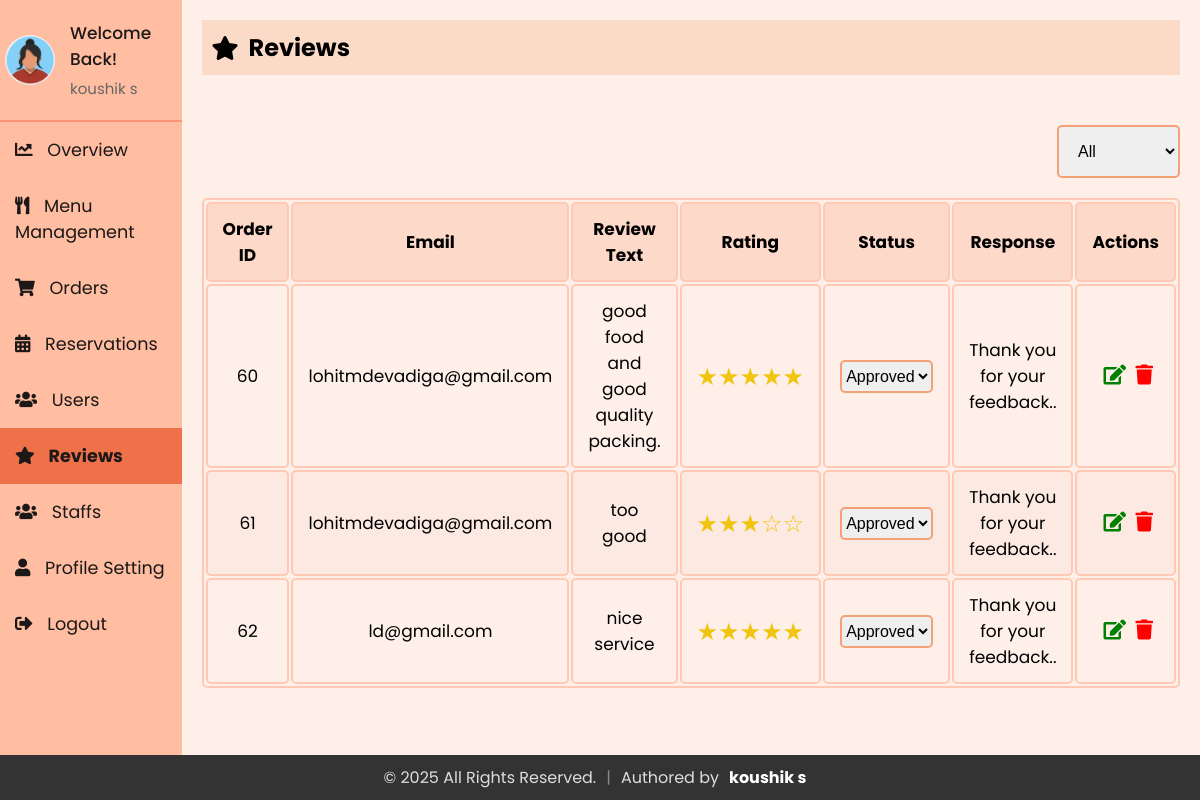
The page /Admin/reviews.php (signed in) on the database its author committed.
### tables this page shows
CREATE TABLE `staff` (
  `id` int(11) NOT NULL,
  `firstName` varchar(50) NOT NULL,
  `lastName` varchar(50) NOT NULL,
  `email` varchar(100) NOT NULL,
  `contact` varchar(15) DEFAULT NULL,
  `role` enum('superadmin','admin','delivery boy','waiter') NOT NULL,
  `password` varchar(255) NOT NULL,
  `createdAt` timestamp NOT NULL DEFAULT current_timestamp(),
  `updatedAt` timestamp NOT NULL DEFAULT current_timestamp() ON UPDATE current_timestamp(),
  `profile_image` varchar(255) NOT NULL DEFAULT 'default.jpg'
);

CREATE TABLE `reviews` (
  `review_id` int(11) NOT NULL,
  `email` varchar(255) NOT NULL,
  `order_id` int(11) DEFAULT NULL,
  `rating` int(11) NOT NULL,
  `review_text` text DEFAULT NULL,
  `review_date` date DEFAULT current_timestamp(),
  `status` enum('approved','pending','rejected') DEFAULT 'pending',
  `response` text DEFAULT NULL
);

### Admin/sidebar.php (called while the page is built, shortened)
<?php
include 'db_connection.php';
$admin_email = isset($_SESSION['email']) ? $_SESSION['email'] : '';
function getAdminInfo($email)
{
  global $conn;
  $stmt = $conn->prepare("SELECT firstName, lastName, email, profile_image FROM staff WHERE email = ?");
  $stmt->bind_param("s", $email);
  $stmt->execute();
  $stmt->bind_result($firstName, $lastName, $email,  $profile_image);
  return [
    'firstName' => $firstName ?: '',
    'lastName' => $lastName ?: '',
    'email' => $email ?: '',
    'profile_image' => $profile_image ?: 'default.jpg'
  ];
}
$admin_info = getAdminInfo($admin_email);
?>

### Admin/reviews.php (the view, shortened to what this page needs)
<?php
include 'db_connection.php';
?>
<?php
include 'sidebar.php';
?>
<!DOCTYPE html>
<html lang="en">
<head>
  <link rel="stylesheet" href="https://cdnjs.cloudflare.com/ajax/libs/font-awesome/5.15.3/css/all.min.css">
  <link rel="stylesheet" href="admin_reservation.css">
  <link rel="stylesheet" href="sidebar.css">
  <link rel="stylesheet" href="admin_review.css">
</head>
<body>
  <div class="sidebar">
    <div class="profile-section">
      <img src="../uploads/<?php echo htmlspecialchars($admin_info['profile_image']); ?>" alt="Profile Picture">
      <div class="info">
        <h3>Welcome Back!</h3>
        <p><?php echo htmlspecialchars($admin_info['firstName']) . ' ' . htmlspecialchars($admin_info['lastName']); ?></p>
      </div>
    </div>
    <ul>
      <li><a href="index.php"><i class="fas fa-chart-line"></i> Overview</a></li>
      <li><a href="admin_menu.php"><i class="fas fa-utensils"></i> Menu Management</a></li>
      <li><a href="admin_orders.php"><i class="fas fa-shopping-cart"></i> Orders</a></li>
      <li><a href="reservations.php"><i class="fas fa-calendar-alt"></i> Reservations</a></li>
      <li><a href="users.php"><i class="fas fa-users"></i> Users</a></li>
      <li><a href="reviews.php" class="active"><i class="fas fa-star"></i> Reviews</a></li>
      <li><a href="staffs.php"><i class="fas fa-users"></i> Staffs</a></li>
      <li><a href="profile.php"><i class="fas fa-user"></i> Profile Setting</a></li>
      <li><a href="logout.php"><i class="fas fa-sign-out-alt"></i> Logout</a></li>
    </ul>
  </div>
  <div class="content">
    <div class="header">
      <h2><i class="fas fa-star"></i> Reviews</h2>
    </div>
    <div class="actions">
      <select id="statusFilter" name="statusFilter" onchange="filterByStatus()">
        <option value="">All</option>
      </select>
    </div>
    <div class="table">
      <table id="reviewTable">
        <thead>
          <tr>
            <th>Order ID</th>
            <th>Email</th>
            <th>Review Text</th>
            <th>Rating</th>
            <th>Status</th>
            <th>Response</th>
            <th>Actions</th>
          </tr>
        </thead>
        <tbody>
          <?php
          include 'db_connection.php';
          $sql = "SELECT * FROM reviews";
          $result = mysqli_query($conn, $sql);
          if (mysqli_num_rows($result) > 0) {
            while ($row = mysqli_fetch_assoc($result)) {
              $ratingStars = str_repeat('&#9733;', $row['rating']) . str_repeat('&#9734;', 5 - $row['rating']);
              echo "<tr>
                        <td>{$row['order_id']}</td>
                        <td>{$row['email']}</td>
                        <td>{$row['review_text']}</td>
                        <td class='rating-stars'>{$ratingStars}</td>
                        <td>
                         <select id='status-{$row['order_id']}' onchange='updateStatus({$row['order_id']}, this.value)' class='status-select'>
                         <option value='pending' " . ($row['status'] == 'pending' ? 'selected' : '') . ">Pending</option>
                         <option value='approved' " . ($row['status'] == 'approved' ? 'selected' : '') . ">Approved</option>
                         <option value='rejected' " . ($row['status'] == 'rejected' ? 'selected' : '') . ">Rejected</option>
                         </select>
                        </td>
                        <td>{$row['response']}</td>
                        <td>
                            <button id='editbtn' onclick='openEditReviewModal(this)' data-id='{$row['order_id']}' data-email='{$row['email']}' data-review_text='{$row['review_text']}' data-rating='{$row['rating']}' data-response='{$row['response']}'><i class='fas fa-edit'></i></button>
                            <button id='deletebtn' onclick=\"deleteReview('{$row['order_id']}', '{$row['email']}')\"><i class='fas fa-trash'></i></button>
                        </td>
                      </tr>";
            }
          } else {
            echo "<tr><td colspan='6' style='text-align: center;'>No Reviews</td></tr>";
          }
          ?>
        </tbody>
      </table>
    </div>
  </div>
</body>
</html>

### Admin/admin_reservation.css (style rules this page uses)
* { margin: 0; padding: 0; }
body { background: #fef0e8; font-family: "Poppins", sans-serif; margin: 0; }
.content { margin-bottom: 40px; }
table { width: 100%; border: 2px solid #ffc9b3; font-size: 17px; text-align: center; cursor: pointer; border-radius: 5px; }
table th, table td { padding: 12px 15px; border: 2px solid #ffc9b3; border-radius: 5px; }
table th { background-color: #fdd9c9; }
table tr:nth-of-type(even) { background-color: #fce9e2; }
.header { padding: 10px; background-color: #fbdac7; margin-bottom: 20px; display: flex; align-items: center; }
.status-select { border: 2px solid #f4a178; padding: 5px 0px 5px 0; font-size: 16px; border-radius: 5px; cursor: pointer; outline: none; }
#editbtn, #deletebtn { font-size: 20px; background: none; border: none; padding: 0 0 0 5px; outline: none; cursor: pointer; transition: transform 0.3s ease; }
#editbtn { color: green; }
#deletebtn { color: red; }
button { background-color: #fb4a36; color: white; border: 2px solid #fb4a36; padding: 14px 20px; cursor: pointer; border-radius: 5px; transition: all 0.3s ease; font-size: 1.2rem; }
.actions { display: flex; align-items: center; margin-bottom: 20px; margin-top: 20px; gap: 7px; }
.actions select, .actions input { padding: 15px; font-size: 1rem; border-radius: 5px; border: 2px solid #f4a178; cursor: pointer; outline: none; }

### Admin/sidebar.css (style rules this page uses)
* { margin: 0; padding: 0; box-sizing: border-box; }
body { background: #fef0e8; font-family: "Poppins", sans-serif; display: flex; flex-direction: row; margin: 0; }
.sidebar { width: 250px; background-color: #ffbda1; color: #1d1818; overflow: auto; position: relative; min-height: 100vh; font-size: 1.1rem }
.sidebar ul li a { display: block; padding: 15px; text-decoration: none; color: #1d1818; transition: background-color 0.3s; }
.sidebar ul li a.active { background-color:#ee7149; font-weight: bold; }
.sidebar ul li a i { margin-right: 10px; }
.sidebar ul { list-style-type: none; padding: 0; }
.content { flex: 1; padding: 20px; }
.header { padding: 10px; background-color: #fbdac7; margin-bottom: 20px; display: flex; align-items: center; }
.header h2 { display: flex; align-items: center; }
.header h2 i { margin-right: 10px; }
.profile-section { padding: 20px 5px 20px 5px; display: flex; align-items: center; border-bottom: 2px solid rgba(253, 108, 77, 0.5); }
.profile-section img { width: 50px; height: 50px; border-radius: 50%; margin-right: 15px; }
.profile-section .info { flex-grow: 1; }
.profile-section .info h3 { margin: 0; font-size: 17px; font-weight: 500; }
.profile-section .info p { margin: 5px 0 0; font-size: 15px; color: #666; }
.sidebar ul li a.active { font-weight: bold; }

### Admin/admin_review.css (style rules this page uses)
* { margin: 0; padding: 0; }
body { background: #fef0e8; font-family: "Poppins", sans-serif; margin: 0; }
.actions { display: flex; justify-content: end; margin-top: 50px; }
.rating-stars { font-size: 1.5rem; color: #f1c40f; }
.content { margin-bottom: 40px; }

### rows shown on the page
staff: profile_image (picture), firstName "koushik", lastName "s"
reviews: order "60", email "lohitmdevadiga@gmail.com", review_text "good food and good quality packing.", rating "★★★★★", status+order "Approved", response "Thank you for your feedback.."
reviews: order "61", email "lohitmdevadiga@gmail.com", review_text "too good", rating "★★★☆☆", status+order "Approved", response "Thank you for your feedback.."
reviews: order "62", email "ld@gmail.com", review_text "nice service", rating "★★★★★", status+order "Approved", response "Thank you for your feedback.."
